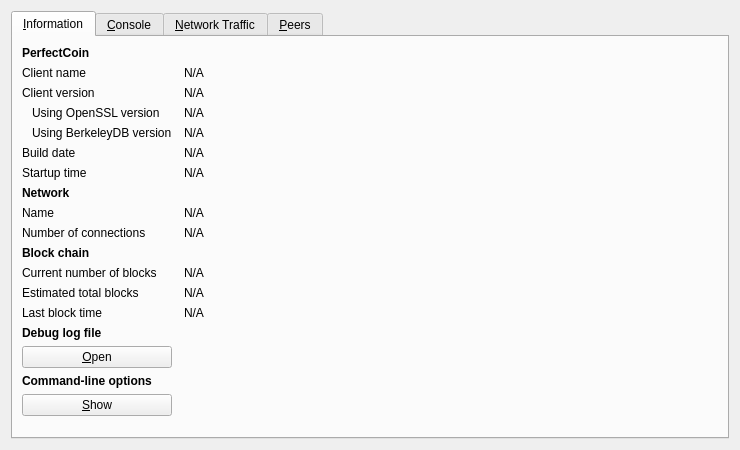
<?xml version="1.0" encoding="UTF-8"?>
<ui version="4.0">
 <class>RPCConsole</class>
 <widget class="QDialog" name="RPCConsole">
  <property name="geometry">
   <rect>
    <x>0</x>
    <y>0</y>
    <width>740</width>
    <height>450</height>
   </rect>
  </property>
  <property name="windowTitle">
   <string>PerfectCoin - Debug window</string>
  </property>
  <layout class="QVBoxLayout" name="verticalLayout_2">
   <item>
    <widget class="QTabWidget" name="tabWidget">
     <property name="currentIndex">
      <number>0</number>
     </property>
     <widget class="QWidget" name="tab_info">
      <attribute name="title">
       <string>&amp;Information</string>
      </attribute>
      <layout class="QGridLayout" name="gridLayout" columnstretch="0,1">
       <property name="horizontalSpacing">
        <number>12</number>
       </property>
       <item row="0" column="0">
        <widget class="QLabel" name="label_9">
         <property name="font">
          <font>
           <weight>75</weight>
           <bold>true</bold>
          </font>
         </property>
         <property name="text">
          <string>PerfectCoin</string>
         </property>
        </widget>
       </item>
       <item row="1" column="0">
        <widget class="QLabel" name="label_5">
         <property name="text">
          <string>Client name</string>
         </property>
        </widget>
       </item>
       <item row="1" column="1">
        <widget class="QLabel" name="clientName">
         <property name="cursor">
          <cursorShape>IBeamCursor</cursorShape>
         </property>
         <property name="text">
          <string>N/A</string>
         </property>
         <property name="textFormat">
          <enum>Qt::PlainText</enum>
         </property>
         <property name="textInteractionFlags">
          <set>Qt::LinksAccessibleByMouse|Qt::TextSelectableByKeyboard|Qt::TextSelectableByMouse</set>
         </property>
        </widget>
       </item>
       <item row="2" column="0">
        <widget class="QLabel" name="label_6">
         <property name="text">
          <string>Client version</string>
         </property>
        </widget>
       </item>
       <item row="2" column="1">
        <widget class="QLabel" name="clientVersion">
         <property name="cursor">
          <cursorShape>IBeamCursor</cursorShape>
         </property>
         <property name="text">
          <string>N/A</string>
         </property>
         <property name="textFormat">
          <enum>Qt::PlainText</enum>
         </property>
         <property name="textInteractionFlags">
          <set>Qt::LinksAccessibleByMouse|Qt::TextSelectableByKeyboard|Qt::TextSelectableByMouse</set>
         </property>
        </widget>
       </item>
       <item row="3" column="0">
        <widget class="QLabel" name="label_14">
         <property name="text">
          <string>Using OpenSSL version</string>
         </property>
         <property name="indent">
          <number>10</number>
         </property>
        </widget>
       </item>
       <item row="3" column="1">
        <widget class="QLabel" name="openSSLVersion">
         <property name="cursor">
          <cursorShape>IBeamCursor</cursorShape>
         </property>
         <property name="text">
          <string>N/A</string>
         </property>
         <property name="textFormat">
          <enum>Qt::PlainText</enum>
         </property>
         <property name="textInteractionFlags">
          <set>Qt::LinksAccessibleByMouse|Qt::TextSelectableByKeyboard|Qt::TextSelectableByMouse</set>
         </property>
        </widget>
       </item>
       <item row="4" column="0">
        <widget class="QLabel" name="label_berkeleyDBVersion">
         <property name="text">
          <string>Using BerkeleyDB version</string>
         </property>
         <property name="indent">
          <number>10</number>
         </property>
        </widget>
       </item>
       <item row="4" column="1">
        <widget class="QLabel" name="berkeleyDBVersion">
         <property name="cursor">
          <cursorShape>IBeamCursor</cursorShape>
         </property>
         <property name="text">
          <string>N/A</string>
         </property>
         <property name="textFormat">
          <enum>Qt::PlainText</enum>
         </property>
         <property name="textInteractionFlags">
          <set>Qt::LinksAccessibleByMouse|Qt::TextSelectableByKeyboard|Qt::TextSelectableByMouse</set>
         </property>
        </widget>
       </item>
       <item row="5" column="0">
        <widget class="QLabel" name="label_12">
         <property name="text">
          <string>Build date</string>
         </property>
        </widget>
       </item>
       <item row="5" column="1">
        <widget class="QLabel" name="buildDate">
         <property name="cursor">
          <cursorShape>IBeamCursor</cursorShape>
         </property>
         <property name="text">
          <string>N/A</string>
         </property>
         <property name="textFormat">
          <enum>Qt::PlainText</enum>
         </property>
         <property name="textInteractionFlags">
          <set>Qt::LinksAccessibleByMouse|Qt::TextSelectableByKeyboard|Qt::TextSelectableByMouse</set>
         </property>
        </widget>
       </item>
       <item row="6" column="0">
        <widget class="QLabel" name="label_13">
         <property name="text">
          <string>Startup time</string>
         </property>
        </widget>
       </item>
       <item row="6" column="1">
        <widget class="QLabel" name="startupTime">
         <property name="cursor">
          <cursorShape>IBeamCursor</cursorShape>
         </property>
         <property name="text">
          <string>N/A</string>
         </property>
         <property name="textFormat">
          <enum>Qt::PlainText</enum>
         </property>
         <property name="textInteractionFlags">
          <set>Qt::LinksAccessibleByMouse|Qt::TextSelectableByKeyboard|Qt::TextSelectableByMouse</set>
         </property>
        </widget>
       </item>
       <item row="7" column="0">
        <widget class="QLabel" name="label_11">
         <property name="font">
          <font>
           <weight>75</weight>
           <bold>true</bold>
          </font>
         </property>
         <property name="text">
          <string>Network</string>
         </property>
        </widget>
       </item>
       <item row="8" column="0">
        <widget class="QLabel" name="label_8">
         <property name="text">
          <string>Name</string>
         </property>
        </widget>
       </item>
       <item row="8" column="1">
        <widget class="QLabel" name="networkName">
         <property name="cursor">
          <cursorShape>IBeamCursor</cursorShape>
         </property>
         <property name="text">
          <string>N/A</string>
         </property>
         <property name="textFormat">
          <enum>Qt::PlainText</enum>
         </property>
         <property name="textInteractionFlags">
          <set>Qt::LinksAccessibleByMouse|Qt::TextSelectableByKeyboard|Qt::TextSelectableByMouse</set>
         </property>
        </widget>
       </item>
       <item row="9" column="0">
        <widget class="QLabel" name="label_7">
         <property name="text">
          <string>Number of connections</string>
         </property>
        </widget>
       </item>
       <item row="9" column="1">
        <widget class="QLabel" name="numberOfConnections">
         <property name="cursor">
          <cursorShape>IBeamCursor</cursorShape>
         </property>
         <property name="text">
          <string>N/A</string>
         </property>
         <property name="textFormat">
          <enum>Qt::PlainText</enum>
         </property>
         <property name="textInteractionFlags">
          <set>Qt::LinksAccessibleByMouse|Qt::TextSelectableByKeyboard|Qt::TextSelectableByMouse</set>
         </property>
        </widget>
       </item>
       <item row="10" column="0">
        <widget class="QLabel" name="label_10">
         <property name="font">
          <font>
           <weight>75</weight>
           <bold>true</bold>
          </font>
         </property>
         <property name="text">
          <string>Block chain</string>
         </property>
        </widget>
       </item>
       <item row="11" column="0">
        <widget class="QLabel" name="label_3">
         <property name="text">
          <string>Current number of blocks</string>
         </property>
        </widget>
       </item>
       <item row="11" column="1">
        <widget class="QLabel" name="numberOfBlocks">
         <property name="cursor">
          <cursorShape>IBeamCursor</cursorShape>
         </property>
         <property name="text">
          <string>N/A</string>
         </property>
         <property name="textFormat">
          <enum>Qt::PlainText</enum>
         </property>
         <property name="textInteractionFlags">
          <set>Qt::LinksAccessibleByMouse|Qt::TextSelectableByKeyboard|Qt::TextSelectableByMouse</set>
         </property>
        </widget>
       </item>
       <item row="12" column="0">
        <widget class="QLabel" name="label_4">
         <property name="text">
          <string>Estimated total blocks</string>
         </property>
        </widget>
       </item>
       <item row="12" column="1">
        <widget class="QLabel" name="totalBlocks">
         <property name="cursor">
          <cursorShape>IBeamCursor</cursorShape>
         </property>
         <property name="text">
          <string>N/A</string>
         </property>
         <property name="textFormat">
          <enum>Qt::PlainText</enum>
         </property>
         <property name="textInteractionFlags">
          <set>Qt::LinksAccessibleByMouse|Qt::TextSelectableByKeyboard|Qt::TextSelectableByMouse</set>
         </property>
        </widget>
       </item>
       <item row="13" column="0">
        <widget class="QLabel" name="label_2">
         <property name="text">
          <string>Last block time</string>
         </property>
        </widget>
       </item>
       <item row="13" column="1">
        <widget class="QLabel" name="lastBlockTime">
         <property name="cursor">
          <cursorShape>IBeamCursor</cursorShape>
         </property>
         <property name="text">
          <string>N/A</string>
         </property>
         <property name="textFormat">
          <enum>Qt::PlainText</enum>
         </property>
         <property name="textInteractionFlags">
          <set>Qt::LinksAccessibleByMouse|Qt::TextSelectableByKeyboard|Qt::TextSelectableByMouse</set>
         </property>
        </widget>
       </item>
       <item row="13" column="0">
        <spacer name="verticalSpacer_2">
         <property name="orientation">
          <enum>Qt::Vertical</enum>
         </property>
         <property name="sizeHint" stdset="0">
          <size>
           <width>20</width>
           <height>20</height>
          </size>
         </property>
        </spacer>
       </item>
       <item row="14" column="0">
        <widget class="QLabel" name="labelDebugLogfile">
         <property name="font">
          <font>
           <weight>75</weight>
           <bold>true</bold>
          </font>
         </property>
         <property name="text">
          <string>Debug log file</string>
         </property>
        </widget>
       </item>
       <item row="15" column="0">
        <widget class="QPushButton" name="openDebugLogfileButton">
         <property name="toolTip">
          <string>Open the PerfectCoin debug log file from the current data directory. This can take a few seconds for large log files.</string>
         </property>
         <property name="text">
          <string>&amp;Open</string>
         </property>
         <property name="autoDefault">
          <bool>false</bool>
         </property>
        </widget>
       </item>
       <item row="16" column="0">
        <widget class="QLabel" name="labelCLOptions">
         <property name="font">
          <font>
           <weight>75</weight>
           <bold>true</bold>
          </font>
         </property>
         <property name="text">
          <string>Command-line options</string>
         </property>
        </widget>
       </item>
       <item row="17" column="0">
        <widget class="QPushButton" name="showCLOptionsButton">
         <property name="toolTip">
          <string>Show the PerfectCoin help message to get a list with possible PerfectCoin command-line options.</string>
         </property>
         <property name="text">
          <string>&amp;Show</string>
         </property>
         <property name="autoDefault">
          <bool>false</bool>
         </property>
        </widget>
       </item>
       <item row="18" column="0">
        <spacer name="verticalSpacer">
         <property name="orientation">
          <enum>Qt::Vertical</enum>
         </property>
         <property name="sizeHint" stdset="0">
          <size>
           <width>20</width>
           <height>40</height>
          </size>
         </property>
        </spacer>
       </item>
      </layout>
     </widget>
     <widget class="QWidget" name="tab_console">
      <attribute name="title">
       <string>&amp;Console</string>
      </attribute>
      <layout class="QVBoxLayout" name="verticalLayout_3">
       <property name="spacing">
        <number>3</number>
       </property>
       <item>
        <widget class="QTextEdit" name="messagesWidget">
         <property name="minimumSize">
          <size>
           <width>0</width>
           <height>100</height>
          </size>
         </property>
         <property name="readOnly">
          <bool>true</bool>
         </property>
         <property name="tabKeyNavigation" stdset="0">
          <bool>false</bool>
         </property>
         <property name="columnCount" stdset="0">
          <number>2</number>
         </property>
        </widget>
       </item>
       <item>
        <layout class="QHBoxLayout" name="horizontalLayout">
         <property name="spacing">
          <number>3</number>
         </property>
         <item>
          <widget class="QLabel" name="label">
           <property name="text">
            <string notr="true">&gt;</string>
           </property>
          </widget>
         </item>
         <item>
          <widget class="QLineEdit" name="lineEdit"/>
         </item>
         <item>
          <widget class="QPushButton" name="clearButton">
           <property name="maximumSize">
            <size>
             <width>24</width>
             <height>24</height>
            </size>
           </property>
           <property name="toolTip">
            <string>Clear console</string>
           </property>
           <property name="text">
            <string/>
           </property>
           <property name="icon">
            <iconset resource="../../../perfectcoin.qrc">
             <normaloff>:/icons/remove</normaloff>:/icons/remove</iconset>
           </property>
           <property name="shortcut">
            <string notr="true">Ctrl+L</string>
           </property>
           <property name="autoDefault">
            <bool>false</bool>
           </property>
          </widget>
         </item>
        </layout>
       </item>
      </layout>
     </widget>
     <widget class="QWidget" name="tab_nettraffic">
      <attribute name="title">
       <string>&amp;Network Traffic</string>
      </attribute>
      <layout class="QHBoxLayout" name="horizontalLayout_3">
       <item>
        <layout class="QVBoxLayout" name="verticalLayout_4">
         <item>
          <widget class="TrafficGraphWidget" name="trafficGraph" native="true">
           <property name="sizePolicy">
            <sizepolicy hsizetype="Expanding" vsizetype="Expanding">
             <horstretch>0</horstretch>
             <verstretch>0</verstretch>
            </sizepolicy>
           </property>
          </widget>
         </item>
         <item>
          <layout class="QHBoxLayout" name="horizontalLayout_2">
           <item>
            <widget class="QSlider" name="sldGraphRange">
             <property name="minimum">
              <number>1</number>
             </property>
             <property name="maximum">
              <number>288</number>
             </property>
             <property name="pageStep">
              <number>12</number>
             </property>
             <property name="value">
              <number>6</number>
             </property>
             <property name="orientation">
              <enum>Qt::Horizontal</enum>
             </property>
            </widget>
           </item>
           <item>
            <widget class="QLabel" name="lblGraphRange">
             <property name="minimumSize">
              <size>
               <width>100</width>
               <height>0</height>
              </size>
             </property>
             <property name="alignment">
              <set>Qt::AlignCenter</set>
             </property>
            </widget>
           </item>
           <item>
            <widget class="QPushButton" name="btnClearTrafficGraph">
             <property name="text">
              <string>&amp;Clear</string>
             </property>
             <property name="autoDefault">
              <bool>false</bool>
             </property>
            </widget>
           </item>
          </layout>
         </item>
        </layout>
       </item>
       <item>
        <layout class="QVBoxLayout" name="verticalLayout">
         <item>
          <widget class="QGroupBox" name="groupBox">
           <property name="title">
            <string>Totals</string>
           </property>
           <layout class="QVBoxLayout" name="verticalLayout_5">
            <item>
             <layout class="QHBoxLayout" name="horizontalLayout_4">
              <item>
               <widget class="Line" name="line">
                <property name="sizePolicy">
                 <sizepolicy hsizetype="Fixed" vsizetype="Fixed">
                  <horstretch>0</horstretch>
                  <verstretch>0</verstretch>
                 </sizepolicy>
                </property>
                <property name="minimumSize">
                 <size>
                  <width>10</width>
                  <height>0</height>
                 </size>
                </property>
                <property name="palette">
                 <palette>
                  <active>
                   <colorrole role="Light">
                    <brush brushstyle="SolidPattern">
                     <color alpha="255">
                      <red>0</red>
                      <green>255</green>
                      <blue>0</blue>
                     </color>
                    </brush>
                   </colorrole>
                  </active>
                  <inactive>
                   <colorrole role="Light">
                    <brush brushstyle="SolidPattern">
                     <color alpha="255">
                      <red>0</red>
                      <green>255</green>
                      <blue>0</blue>
                     </color>
                    </brush>
                   </colorrole>
                  </inactive>
                  <disabled>
                   <colorrole role="Light">
                    <brush brushstyle="SolidPattern">
                     <color alpha="255">
                      <red>0</red>
                      <green>255</green>
                      <blue>0</blue>
                     </color>
                    </brush>
                   </colorrole>
                  </disabled>
                 </palette>
                </property>
                <property name="orientation">
                 <enum>Qt::Horizontal</enum>
                </property>
               </widget>
              </item>
              <item>
               <widget class="QLabel" name="label_16">
                <property name="text">
                 <string>In:</string>
                </property>
               </widget>
              </item>
              <item>
               <widget class="QLabel" name="lblBytesIn">
                <property name="minimumSize">
                 <size>
                  <width>50</width>
                  <height>0</height>
                 </size>
                </property>
                <property name="alignment">
                 <set>Qt::AlignRight|Qt::AlignTrailing|Qt::AlignVCenter</set>
                </property>
               </widget>
              </item>
             </layout>
            </item>
            <item>
             <layout class="QHBoxLayout" name="horizontalLayout_5">
              <item>
               <widget class="Line" name="line_2">
                <property name="sizePolicy">
                 <sizepolicy hsizetype="Fixed" vsizetype="Fixed">
                  <horstretch>0</horstretch>
                  <verstretch>0</verstretch>
                 </sizepolicy>
                </property>
                <property name="minimumSize">
                 <size>
                  <width>10</width>
                  <height>0</height>
                 </size>
                </property>
                <property name="palette">
                 <palette>
                  <active>
                   <colorrole role="Light">
                    <brush brushstyle="SolidPattern">
                     <color alpha="255">
                      <red>255</red>
                      <green>0</green>
                      <blue>0</blue>
                     </color>
                    </brush>
                   </colorrole>
                  </active>
                  <inactive>
                   <colorrole role="Light">
                    <brush brushstyle="SolidPattern">
                     <color alpha="255">
                      <red>255</red>
                      <green>0</green>
                      <blue>0</blue>
                     </color>
                    </brush>
                   </colorrole>
                  </inactive>
                  <disabled>
                   <colorrole role="Light">
                    <brush brushstyle="SolidPattern">
                     <color alpha="255">
                      <red>255</red>
                      <green>0</green>
                      <blue>0</blue>
                     </color>
                    </brush>
                   </colorrole>
                  </disabled>
                 </palette>
                </property>
                <property name="orientation">
                 <enum>Qt::Horizontal</enum>
                </property>
               </widget>
              </item>
              <item>
               <widget class="QLabel" name="label_17">
                <property name="text">
                 <string>Out:</string>
                </property>
               </widget>
              </item>
              <item>
               <widget class="QLabel" name="lblBytesOut">
                <property name="minimumSize">
                 <size>
                  <width>50</width>
                  <height>0</height>
                 </size>
                </property>
                <property name="alignment">
                 <set>Qt::AlignRight|Qt::AlignTrailing|Qt::AlignVCenter</set>
                </property>
               </widget>
              </item>
             </layout>
            </item>
            <item>
             <spacer name="verticalSpacer_4">
              <property name="orientation">
               <enum>Qt::Vertical</enum>
              </property>
              <property name="sizeHint" stdset="0">
               <size>
                <width>20</width>
                <height>407</height>
               </size>
              </property>
             </spacer>
            </item>
           </layout>
          </widget>
         </item>
        </layout>
       </item>
      </layout>
     </widget>
     <widget class="QWidget" name="tab_peers">
      <attribute name="title">
       <string>&amp;Peers</string>
      </attribute>
      <layout class="QGridLayout" name="gridLayout_2">
       <item row="0" column="0" rowspan="2">
        <widget class="QTableView" name="peerWidget">
         <property name="horizontalScrollBarPolicy">
          <enum>Qt::ScrollBarAsNeeded</enum>
         </property>
         <property name="sortingEnabled">
          <bool>true</bool>
         </property>
         <attribute name="horizontalHeaderHighlightSections">
          <bool>false</bool>
         </attribute>
        </widget>
       </item>
       <item row="0" column="1">
        <widget class="QLabel" name="peerHeading">
         <property name="sizePolicy">
          <sizepolicy hsizetype="Preferred" vsizetype="Minimum">
           <horstretch>0</horstretch>
           <verstretch>0</verstretch>
          </sizepolicy>
         </property>
         <property name="minimumSize">
          <size>
           <width>300</width>
           <height>32</height>
          </size>
         </property>
         <property name="font">
          <font>
           <pointsize>10</pointsize>
          </font>
         </property>
         <property name="cursor">
          <cursorShape>IBeamCursor</cursorShape>
         </property>
         <property name="text">
          <string>Select a peer to view detailed information.</string>
         </property>
         <property name="alignment">
          <set>Qt::AlignHCenter|Qt::AlignTop</set>
         </property>
         <property name="wordWrap">
          <bool>true</bool>
         </property>
         <property name="textInteractionFlags">
          <set>Qt::LinksAccessibleByMouse|Qt::TextSelectableByKeyboard|Qt::TextSelectableByMouse</set>
         </property>
        </widget>
       </item>
       <item row="1" column="1">
        <widget class="QWidget" name="detailWidget" native="true">
         <property name="minimumSize">
          <size>
           <width>300</width>
           <height>0</height>
          </size>
         </property>
         <layout class="QGridLayout" name="gridLayout_3">
          <item row="0" column="0">
           <widget class="QLabel" name="label_23">
            <property name="text">
             <string>Peer ID</string>
            </property>
           </widget>
          </item>
          <item row="0" column="2">
           <widget class="QLabel" name="peerId">
            <property name="cursor">
             <cursorShape>IBeamCursor</cursorShape>
            </property>
            <property name="text">
             <string>N/A</string>
            </property>
            <property name="textFormat">
             <enum>Qt::PlainText</enum>
            </property>
            <property name="textInteractionFlags">
             <set>Qt::LinksAccessibleByMouse|Qt::TextSelectableByKeyboard|Qt::TextSelectableByMouse</set>
            </property>
           </widget>
          </item>
          <item row="1" column="0">
           <widget class="QLabel" name="label_23">
            <property name="text">
             <string>Direction</string>
            </property>
           </widget>
          </item>
          <item row="1" column="2">
           <widget class="QLabel" name="peerDirection">
            <property name="cursor">
             <cursorShape>IBeamCursor</cursorShape>
            </property>
            <property name="text">
             <string>N/A</string>
            </property>
            <property name="textFormat">
             <enum>Qt::PlainText</enum>
            </property>
            <property name="textInteractionFlags">
             <set>Qt::LinksAccessibleByMouse|Qt::TextSelectableByKeyboard|Qt::TextSelectableByMouse</set>
            </property>
           </widget>
          </item>
          <item row="2" column="0">
           <widget class="QLabel" name="label_21">
            <property name="text">
             <string>Version</string>
            </property>
           </widget>
          </item>
          <item row="2" column="2">
           <widget class="QLabel" name="peerVersion">
            <property name="cursor">
             <cursorShape>IBeamCursor</cursorShape>
            </property>
            <property name="text">
             <string>N/A</string>
            </property>
            <property name="textFormat">
             <enum>Qt::PlainText</enum>
            </property>
            <property name="textInteractionFlags">
             <set>Qt::LinksAccessibleByMouse|Qt::TextSelectableByKeyboard|Qt::TextSelectableByMouse</set>
            </property>
           </widget>
          </item>
          <item row="3" column="0">
           <widget class="QLabel" name="label_28">
            <property name="text">
             <string>User Agent</string>
            </property>
           </widget>
          </item>
          <item row="3" column="2">
           <widget class="QLabel" name="peerSubversion">
            <property name="cursor">
             <cursorShape>IBeamCursor</cursorShape>
            </property>
            <property name="text">
             <string>N/A</string>
            </property>
            <property name="textFormat">
             <enum>Qt::PlainText</enum>
            </property>
            <property name="textInteractionFlags">
             <set>Qt::LinksAccessibleByMouse|Qt::TextSelectableByKeyboard|Qt::TextSelectableByMouse</set>
            </property>
           </widget>
          </item>
          <item row="4" column="0">
           <widget class="QLabel" name="label_4">
            <property name="text">
             <string>Services</string>
            </property>
           </widget>
          </item>
          <item row="4" column="2">
           <widget class="QLabel" name="peerServices">
            <property name="cursor">
             <cursorShape>IBeamCursor</cursorShape>
            </property>
            <property name="text">
             <string>N/A</string>
            </property>
            <property name="textFormat">
             <enum>Qt::PlainText</enum>
            </property>
            <property name="textInteractionFlags">
             <set>Qt::LinksAccessibleByMouse|Qt::TextSelectableByKeyboard|Qt::TextSelectableByMouse</set>
            </property>
           </widget>
          </item>
          <item row="5" column="0">
           <widget class="QLabel" name="label_29">
            <property name="text">
             <string>Starting Height</string>
            </property>
           </widget>
          </item>
          <item row="5" column="2">
           <widget class="QLabel" name="peerHeight">
            <property name="cursor">
             <cursorShape>IBeamCursor</cursorShape>
            </property>
            <property name="text">
             <string>N/A</string>
            </property>
            <property name="textFormat">
             <enum>Qt::PlainText</enum>
            </property>
            <property name="textInteractionFlags">
             <set>Qt::LinksAccessibleByMouse|Qt::TextSelectableByKeyboard|Qt::TextSelectableByMouse</set>
            </property>
           </widget>
          </item>
          <item row="6" column="0">
           <widget class="QLabel" name="label_27">
            <property name="text">
             <string>Sync Height</string>
            </property>
           </widget>
          </item>
          <item row="6" column="2">
           <widget class="QLabel" name="peerSyncHeight">
            <property name="cursor">
             <cursorShape>IBeamCursor</cursorShape>
            </property>
            <property name="text">
             <string>N/A</string>
            </property>
            <property name="textFormat">
             <enum>Qt::PlainText</enum>
            </property>
            <property name="textInteractionFlags">
             <set>Qt::LinksAccessibleByMouse|Qt::TextSelectableByKeyboard|Qt::TextSelectableByMouse</set>
            </property>
           </widget>
          </item>
          <item row="7" column="0">
           <widget class="QLabel" name="label_24">
            <property name="text">
             <string>Ban Score</string>
            </property>
           </widget>
          </item>
          <item row="7" column="2">
           <widget class="QLabel" name="peerBanScore">
            <property name="cursor">
             <cursorShape>IBeamCursor</cursorShape>
            </property>
            <property name="text">
             <string>N/A</string>
            </property>
            <property name="textFormat">
             <enum>Qt::PlainText</enum>
            </property>
            <property name="textInteractionFlags">
             <set>Qt::LinksAccessibleByMouse|Qt::TextSelectableByKeyboard|Qt::TextSelectableByMouse</set>
            </property>
           </widget>
          </item>
          <item row="8" column="0">
           <widget class="QLabel" name="label_22">
            <property name="text">
             <string>Connection Time</string>
            </property>
           </widget>
          </item>
          <item row="8" column="2">
           <widget class="QLabel" name="peerConnTime">
            <property name="cursor">
             <cursorShape>IBeamCursor</cursorShape>
            </property>
            <property name="text">
             <string>N/A</string>
            </property>
            <property name="textFormat">
             <enum>Qt::PlainText</enum>
            </property>
            <property name="textInteractionFlags">
             <set>Qt::LinksAccessibleByMouse|Qt::TextSelectableByKeyboard|Qt::TextSelectableByMouse</set>
            </property>
           </widget>
          </item>
          <item row="9" column="0">
           <widget class="QLabel" name="label_15">
            <property name="text">
             <string>Last Send</string>
            </property>
           </widget>
          </item>
          <item row="9" column="2">
           <widget class="QLabel" name="peerLastSend">
            <property name="cursor">
             <cursorShape>IBeamCursor</cursorShape>
            </property>
            <property name="text">
             <string>N/A</string>
            </property>
            <property name="textFormat">
             <enum>Qt::PlainText</enum>
            </property>
            <property name="textInteractionFlags">
             <set>Qt::LinksAccessibleByMouse|Qt::TextSelectableByKeyboard|Qt::TextSelectableByMouse</set>
            </property>
           </widget>
          </item>
          <item row="10" column="0">
           <widget class="QLabel" name="label_19">
            <property name="text">
             <string>Last Receive</string>
            </property>
           </widget>
          </item>
          <item row="10" column="2">
           <widget class="QLabel" name="peerLastRecv">
            <property name="cursor">
             <cursorShape>IBeamCursor</cursorShape>
            </property>
            <property name="text">
             <string>N/A</string>
            </property>
            <property name="textFormat">
             <enum>Qt::PlainText</enum>
            </property>
            <property name="textInteractionFlags">
             <set>Qt::LinksAccessibleByMouse|Qt::TextSelectableByKeyboard|Qt::TextSelectableByMouse</set>
            </property>
           </widget>
          </item>
          <item row="11" column="0">
           <widget class="QLabel" name="label_18">
            <property name="text">
             <string>Bytes Sent</string>
            </property>
           </widget>
          </item>
          <item row="11" column="2">
           <widget class="QLabel" name="peerBytesSent">
            <property name="cursor">
             <cursorShape>IBeamCursor</cursorShape>
            </property>
            <property name="text">
             <string>N/A</string>
            </property>
            <property name="textFormat">
             <enum>Qt::PlainText</enum>
            </property>
            <property name="textInteractionFlags">
             <set>Qt::LinksAccessibleByMouse|Qt::TextSelectableByKeyboard|Qt::TextSelectableByMouse</set>
            </property>
           </widget>
          </item>
          <item row="12" column="0">
           <widget class="QLabel" name="label_20">
            <property name="text">
             <string>Bytes Received</string>
            </property>
           </widget>
          </item>
          <item row="12" column="2">
           <widget class="QLabel" name="peerBytesRecv">
            <property name="cursor">
             <cursorShape>IBeamCursor</cursorShape>
            </property>
            <property name="text">
             <string>N/A</string>
            </property>
            <property name="textFormat">
             <enum>Qt::PlainText</enum>
            </property>
            <property name="textInteractionFlags">
             <set>Qt::LinksAccessibleByMouse|Qt::TextSelectableByKeyboard|Qt::TextSelectableByMouse</set>
            </property>
           </widget>
          </item>
          <item row="13" column="0">
           <widget class="QLabel" name="label_26">
            <property name="text">
             <string>Ping Time</string>
            </property>
           </widget>
          </item>
          <item row="13" column="2">
           <widget class="QLabel" name="peerPingTime">
            <property name="cursor">
             <cursorShape>IBeamCursor</cursorShape>
            </property>
            <property name="text">
             <string>N/A</string>
            </property>
            <property name="textFormat">
             <enum>Qt::PlainText</enum>
            </property>
            <property name="textInteractionFlags">
             <set>Qt::LinksAccessibleByMouse|Qt::TextSelectableByKeyboard|Qt::TextSelectableByMouse</set>
            </property>
           </widget>
          </item>
          <item row="14" column="0">
           <widget class="QLabel" name="label_timeoffset">
            <property name="text">
             <string>Time Offset</string>
            </property>
           </widget>
          </item>
          <item row="14" column="2">
           <widget class="QLabel" name="timeoffset">
            <property name="cursor">
             <cursorShape>IBeamCursor</cursorShape>
            </property>
            <property name="text">
             <string>N/A</string>
            </property>
            <property name="textFormat">
             <enum>Qt::PlainText</enum>
            </property>
            <property name="textInteractionFlags">
             <set>Qt::LinksAccessibleByMouse|Qt::TextSelectableByKeyboard|Qt::TextSelectableByMouse</set>
            </property>
           </widget>
          </item>
          <item row="15" column="1">
           <spacer name="verticalSpacer_3">
            <property name="orientation">
             <enum>Qt::Vertical</enum>
            </property>
            <property name="sizeHint" stdset="0">
             <size>
              <width>20</width>
              <height>40</height>
             </size>
            </property>
           </spacer>
          </item>
         </layout>
        </widget>
       </item>
      </layout>
     </widget>
    </widget>
   </item>
  </layout>
 </widget>
 <customwidgets>
  <customwidget>
   <class>TrafficGraphWidget</class>
   <extends>QWidget</extends>
   <header>trafficgraphwidget.h</header>
   <container>1</container>
   <slots>
    <slot>clear()</slot>
   </slots>
  </customwidget>
 </customwidgets>
 <resources>
  <include location="../../../perfectcoin.qrc"/>
 </resources>
 <connections/>
</ui>
